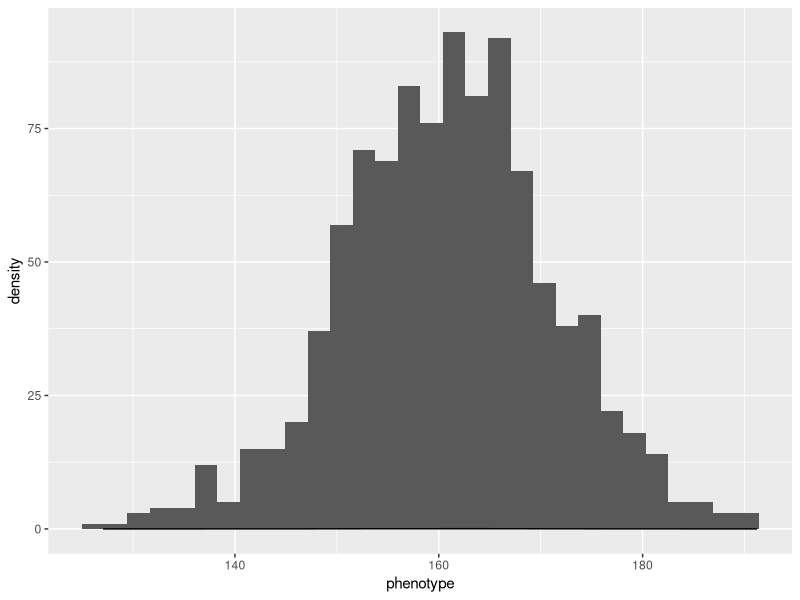
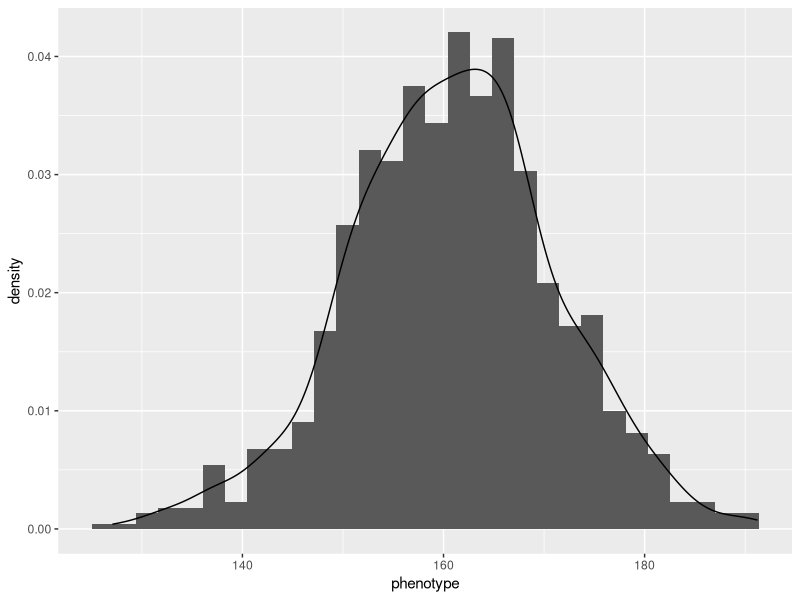
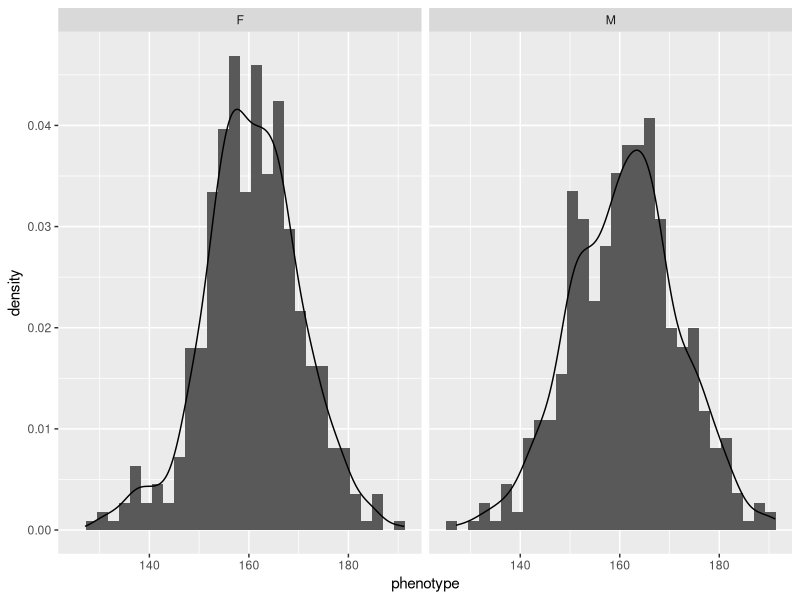
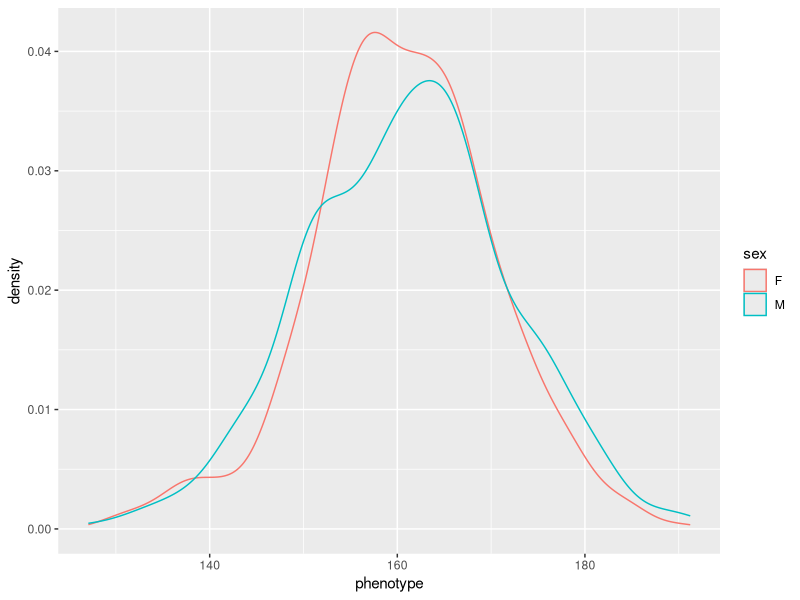

R code for these plots, in order:
## ---- chunk 1
# Your code here
## ---- chunk 2
# Your code here
## ---- chunk 3
# Your code here
## ---- chunk 4
ld <- function(df) {
  
  # Get top SNP's position
  top_snp_bp <- df$BP[ which(df$P == min(df$P)) ]
  
  # Get distances from it
  dist_from_top_snp <- abs(df$BP - top_snp_bp)
  
  # Generate random LDs
  lds <- 1 - rnorm(mean=  (dist_from_top_snp/max(dist_from_top_snp))^(1/2)  , sd=0.01, n = dim(df)[1])
  lds[lds <=0] <- 0.01
  lds[which(df$P == min(df$P))] <- 1
  return(lds)
}
## ---- chunk 5
# Your code here
## ---- chunk 6
# Your code here
## ---- chunk 7
# Your code here
## ---- chunk 8
# Your code here
## ---- chunk 9
# Load packages
library("knitr")
library("tidyverse")

# Parameters
set.seed(2073)
n_individuals <- 1000
n_snps <- 10

# Randomly generate data
#   Genotypes for 10 SNPs (coded 0, 1, 2)
#   Phenotype
#   Sex
#   Weight
#   Also add an ID
# Check data
snp_data <- as.data.frame(matrix(sample(0:2, n_individuals * n_snps, replace = TRUE), nrow = n_individuals))
colnames(snp_data) <- paste("SNP", 1:n_snps, sep = "_")
snp_data$phenotype <- rnorm(n_individuals, mean = 160, sd = 10)
snp_data$sex <- sample(c("F","M"), n_individuals, replace = TRUE)
snp_data$weight <- rnorm(n_individuals, mean = 70, sd = 15)
snp_data$ID <- paste0("subject",1:n_individuals)

## ---- chunk 10
# Show data
kable(head(snp_data))
## ---- chunk 11
# Your code here
snp_data %>% ggplot(aes(x=phenotype)) + 
  geom_histogram() + 
  geom_density()


snp_data %>% ggplot(aes(x=phenotype)) + 
  geom_histogram(aes(y=..density..)) + 
  geom_density()
## ---- chunk 12
# Your code here
snp_data %>% ggplot(aes(x=phenotype)) + 
  geom_histogram(aes(y=..density..)) + 
  geom_density() +
  facet_wrap(~sex)

snp_data %>% ggplot(aes(x=phenotype)) + 
  #geom_histogram(aes(y=..density..)) + 
  geom_density(aes(color=sex))

## ---- chunk 13
# Show bins
kable(table(snp_data$SNP_1, snp_data$SNP_2))
## ---- chunk 14
# Make a binning variable
snp_data$haplo12 <- paste(snp_data$SNP_1, snp_data$SNP_2, sep="_")
kable(table(snp_data$haplo12))
## ---- chunk 15
# Your code here

## ---- chunk 16
# Your code here

## ---- chunk 17
# Your code here

## ---- chunk 18
# Your code here

## ---- chunk 19
# Your code here

